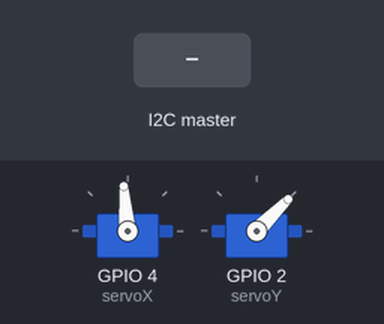
Bench run of a sketch on a simulated ESP32. Shown: 2 × servo. The test bench sets the inputs (shaded band). What the sketch prints to the serial monitor is not drawn.

Above: at 1.2 s.
1.3 s: the I2C master sends the byte 0
2.8 s: the I2C master sends the byte 1
Timing chart, 0 to 5.8 s (numbered marks = the images above; inputs shaded):
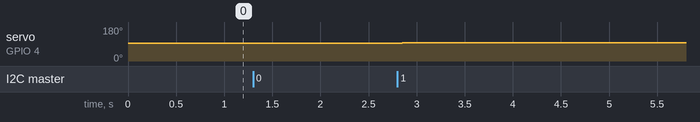

The sketch:

codesp32.ino
```cpp
#include <Wire.h>
#include <ESP32Servo.h>

// Criação dos objetos para cada servo
Servo ServoX;
Servo ServoY;

float prevX = 95;			// Valor inicial do ServoX
float prevY = 45;			// Valor inicial do ServoY
float fatorIncremento = 1;	//	Incremento para movimentação dos servos

// Pinos ligados aos servos
const int servoX=4;
const int servoY=2;


int command = 0;		// Variável que determina o sentido de movimentação
int menorLX = 40;       //Valor inicial que representa o menor valor que o ESP32 pode enviar ao servo
int maiorLX = 135;      //Valor inicial que representa o maior valor que o ESP32 pode enviar ao servo

int menorLY = 8;        //Valor inicial que representa o menor valor que o ESP32 pode enviar ao servo
int maiorLY = 82;      	//Valor inicial que representa o maior valor que o ESP32 pode enviar ao servo


// Função executado ao receber algum dado do Master(Raspberry)
void receiveEvent(int howMany) {
  while (Wire.available()) {
    int command = Wire.read();

    if (command == 2 && prevX > menorLX){
      prevX = prevX - fatorIncremento;			// Esquerda
    }
    else if (command == 1 && prevX < maiorLX){
      prevX= prevX + fatorIncremento;			// Direita
    }
    else if (command == 3 && prevY > menorLY){
      prevY = prevY - fatorIncremento;			// Baixo
    }
    else if (command == 4 && prevY < maiorLY){
      prevY = prevY + fatorIncremento;			// Cima
    }
    else {
      Serial.println(command);
    }

	//Envia valores aos servos
    ServoX.write(prevX);
    ServoY.write(prevY);
    delay(2);
  }
}

void setup() {
  // Configura na comunicação I2C o ESP32 como Slave como endereço 0x8
  Wire.begin(0x8);

  // Atribuição dos objetos ás portas lógicas
  ServoX.attach(servoX);
  ServoY.attach(servoY);

  // Coloca os servos na posição inicial
  ServoX.write(prevX);
  ServoY.write(prevY);

  // Determina qual a função deve ser chamada ao receber algum dado
  Wire.onReceive(receiveEvent);
}

void loop() {
delay(2);
}
```

Measured:
- after the input at 1.3 s, every drawn part: stays the same
- after the input at 2.8 s, servo on GPIO 4 (servoX): 95° → 96° after 0.05 s
